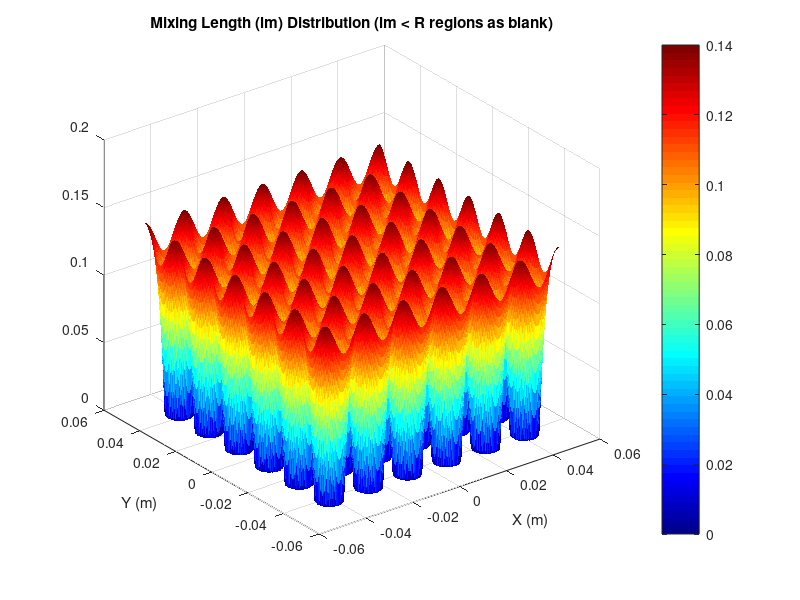

The MATLAB source for this figure: (Note: this script raises an error after producing the figure.)
clc; clear; close all;

% ================== 计算混合长度 (lm) 的分布 ==================
C5 =3.81;
% Umax = 1.154*0.389; % 你可以在这里输入任何你想要的 Umax 值或分布
Umax = 1.2412*0.389; % 你可以在这里输入任何你想要的 Umax 值或分布
% Set parameters
C1 = 0.14;  
C2 = 0.08; 
C3 = 0.06;
C4 = 26;
D = 0.01;  % Rod diameter (m)
P = 0.0167;% Rod bundle pitch (m)
R = D / 2; % Rod radius

Re_values= [7268.072,10884.969, 13055.358, 15961.487,20309.744];

Re_t_values = 1.35 .* 0.4 .* Re_values./log(Re_values);
decay_factor = Re_t_values(5) / C4;
channel_width = 0.1;
channel_height = 0.1;

% Set up computational grid (-3P, 3P) to ensure all rods are included
Nx = 300; 
Ny = 300;
x = linspace(-3*P, 3*P, Nx);
y = linspace(-3*P, 3*P, Ny);
[X, Y] = meshgrid(x, y);

% Calculate rod center positions, aligning the center to (0,0)
num_rows = 6; % 6x6 rod bundle
num_cols = 6;
dx = P; 
dy = P;

x_centers = ((1:num_cols) - (num_cols + 1) / 2) * dx;
y_centers = ((1:num_rows) - (num_rows + 1) / 2) * dy;
[Xc, Yc] = meshgrid(x_centers, y_centers);
rod_centers = [Xc(:), Yc(:)];

% Compute the distance to the nearest rod center
min_distances = inf(size(X));
for k = 1:size(rod_centers, 1)
    distances = sqrt((X - rod_centers(k,1)).^2 + (Y - rod_centers(k,2)).^2);
    min_distances = min(min_distances, distances);
end

% Compute the mixing length (lm), setting regions with lm < R to NaN
lm = zeros(size(X));
idx_core = (min_distances >= R);
lm(idx_core) = (C1 - C2 * (1 - (-R + min_distances(idx_core)) / (max(min_distances(:)) - R)).^2 ...
                - C3 * (1 - (-R + min_distances(idx_core)) / (max(min_distances(:)) - R)).^4) ...
                .* (1 - exp(decay_factor * ((R - min_distances(idx_core)) / (max(min_distances(:)) - R))));

            
          
            
% 可视化混合长度 lm 分布
figure;
surf(X, Y, lm,  'EdgeColor', 'none'); 
colorbar;
colormap(jet);
xlabel('X (m)');
ylabel('Y (m)');
title('Mixing Length (lm) Distribution (lm < R regions as blank)');

% ================== 训练 RBF 神经网络 ==================
% 训练 RBF 神经网络，允许 Umax 作为输入变量
if ~exist('net', 'var')
    y_values = linspace(0, 1, 1000)'; 
    
    % 动态变化的 Umax (在训练阶段增加 Umax 变化的多样性)
    Umax_values = 0.3 + 2.5 * rand(length(y_values), 1); 
    
    % 计算混合长度 (lm) 与 u 的关系
    lm_function = @(y) 0.14 - 0.08 * (1 - y).^2 - 0.06 * (1 - y).^4;
    lm_values = lm_function(y_values);
    
    % 目标函数 u = Umax * y^(1/7)
    u_function = @(y, Umax) Umax .* y.^(1/(6.535));
    u_values = u_function(y_values, Umax_values);

    % 训练 RBF 神经网络
    input_data = [lm_values, Umax_values]';
    u_train = u_values';

    goal = 1e-6;  
    spread = 0.1; 
    net = newrb(input_data, u_train, goal, spread, 100);
end

% ================== 预测 u 分布 (使用指定的 Umax) ==================
% 这里直接指定 Umax，例如设为 1.2（你可以自行修改）


% 构建预测输入
lm_values = lm(:);
Umax_values = Umax * ones(size(lm_values)); % 使用指定的 Umax

% 预测输入与预测
prediction_input = [lm_values, Umax_values]';
u_pred = net(prediction_input);
u_pred = reshape(u_pred, size(lm));



% Define known y positions (in meters) and corresponding coefficients
y_known = [0.0, 8.3, 16.7, 25.0, 33.3, 41.7, 48.3] * 1e-3;

% Coefficients for v(x) = a0 + a1 * cos(f1 * x) + ... 
coefficients = [
    0.5184, 0.0174, 0.0071, 0.0004, -0.0082, -0.0008, 0.0025;
    0.4998, 0.0243, 0.0044, 0.0107,  0.0002,  0.0022, -0.0010;
    0.4966, 0.0120, -0.0015, 0.0108, 0.0012, -0.0009,  0.0090;
    0.4965, -0.0001, -0.0019, 0.0050, -0.0016, 0.0010, -0.0007;
    0.4998, 0.0083, -0.0064, 0.0025, 0.0018,  0.0024,  0.0066;
    0.4766, 0.0123,  0.0027, 0.0137, -0.0011, 0.0025, -0.0014;
    0.4769, 0.0121, -0.0144, 0.0077,  0.0020,  0.0042,  0.0121;
];




% Cosine frequencies
cos_frequencies = [0.0650, 0.1300, 0.1950, 0.2600, 0.3250, 0.3900];

% Initialize v_decay_matrix
v_decay_matrix = zeros(size(X));

% 双向插值，保证 X 和 Y 方向都平滑衰减
for j = 1:Nx
    for i = 1:Ny
        y_pos = abs(Y(i, j));
        x_pos = abs(X(i, j));
        
        % 分别对 X 和 Y 方向进行插值，保证双向对称性
        interpolated_coeffs_x = arrayfun(@(k) interp1(y_known, coefficients(:, k), x_pos, 'spline'), 1:size(coefficients, 2));
        interpolated_coeffs_y = arrayfun(@(k) interp1(y_known, coefficients(:, k), y_pos, 'spline'), 1:size(coefficients, 2));
        
        v_decay_x = interpolated_coeffs_x(1);
        v_decay_y = interpolated_coeffs_y(1);
        
        for k = 1:length(cos_frequencies)
            v_decay_x = v_decay_x + interpolated_coeffs_x(k+1) * cos(cos_frequencies(k) * x_pos);
            v_decay_y = v_decay_y + interpolated_coeffs_y(k+1) * cos(cos_frequencies(k) * y_pos);
        end
        
        % 乘积模式保证双向相同的衰减规律
        v_decay_matrix(i, j) = v_decay_x * v_decay_y;
    end
end

% Normalize v_decay and apply it to lm
% v_decay = (v_decay - min(v_decay(:))) / (max(v_decay(:)) - min(v_decay(:)));
% scale_min = 0.97;
% scale_max = 1.0;
% v_decay = scale_min + (scale_max - scale_min) * ...
%     ( v_decay_matrix - min( v_decay_matrix(:))) / (max( v_decay_matrix(:)) - min( v_decay_matrix(:)));
% 
u_pred = C5*(u_pred .* v_decay_matrix);
% u_pred = u_pred .* v_decay;

% 在 X 和 Y 方向的 -50 到 -48.335 以及 48.335 到 50 的区域中平滑过渡到0
transition_start = 48.335e-3;
transition_end = max(X(:));

% 对 X 方向的平滑过渡处理
for j = 1:Nx
    x_pos = abs(x(j));
    if x_pos >= transition_start && x_pos <= transition_end
        % 使用线性衰减，保证50处为0，48.335处平滑
        transition_factor = (transition_end - x_pos) / (transition_end - transition_start);
        u_pred(:, j) = u_pred(:, j) * transition_factor;
    end
end

% 对 Y 方向的平滑过渡处理
for i = 1:Ny
    y_pos = abs(y(i));
    if y_pos >= transition_start && y_pos <= transition_end
        % 使用线性衰减，保证50处为0，48.335处平滑
        transition_factor = (transition_end - y_pos) / (transition_end - transition_start);
        u_pred(i, :) = u_pred(i, :) * transition_factor;
    end
end 




% ================== 可视化预测结果 ==================
% 1. 预测 u 分布的等高线图
figure;
contourf(X, Y, u_pred, 50, 'LineColor', 'none'); 
colorbar;
colormap(jet);
xlabel('X (m)');
ylabel('Y (m)');
title(['Predicted u Distribution with Specified Umax = ', num2str(Umax)]);
axis equal;

% 2. 预测 u 的 3D 表面图
figure;
surf(X, Y, u_pred, 'EdgeColor', 'none');
colorbar;
colormap(jet);
xlabel('X (m)');
ylabel('Y (m)');
zlabel('Predicted u');
title(['3D Predicted u Distribution with Specified Umax = ', num2str(Umax)]);
view(3);
grid on;

% 3. 预测流场图 (基于 u 分布的速度场)
[U, V] = gradient(u_pred, x, y); 
figure;
quiver(X, Y, U, V, 'k'); 
hold on;
contourf(X, Y, u_pred, 50, 'LineColor', 'none'); 
colorbar;
colormap(jet);
xlabel('X (m)');
ylabel('Y (m)');
title(['Flow Field with Specified Umax = ', num2str(Umax)]);
axis equal;

 



% 计算面积加权平均流速
x_centers = (x(1:end-1) + x(2:end)) / 2;
y_centers = (y(1:end-1) + y(2:end)) / 2;
[X_centers, Y_centers] = meshgrid(x_centers, y_centers);

% 插值计算网格中心的流速 (使用 u_pred 作为速度场)
v_centers = interp2(X, Y, u_pred, X_centers, Y_centers, 'linear');
v_centers(isnan(v_centers)) = 0;

% 计算网格中心的面积
dx = x_centers(2) - x_centers(1);
dy = y_centers(2) - y_centers(1);
cell_area = dx * dy;

% 计算网格中心到最近杆中心的距离 (用于判断流体区域)
min_distances_centers = inf(size(X_centers));
for k = 1:size(rod_centers, 1)
    distances_centers = sqrt((X_centers - rod_centers(k,1)).^2 + (Y_centers - rod_centers(k,2)).^2);
    min_distances_centers = min(min_distances_centers, distances_centers);
end

% 生成流体区域掩膜 (距离大于杆半径 R 的区域为流体区域)
fluid_mask = min_distances_centers >= R;

% 计算面积加权平均流速
area_weighted_sum = sum(v_centers(fluid_mask) * cell_area);
total_area = sum(fluid_mask(:)) * cell_area;
area_average = area_weighted_sum / total_area;

% 计算最大流速 (仅在流体区域内)
max_velocity = max(v_centers(fluid_mask));

% 输出计算结果
disp(['面积加权平均流速: ', num2str(area_average)]);
disp(['最大流速: ', num2str(max_velocity)]);


% =================== 添加平滑过渡处理的代码 ===================
% 设置固体区域流场为0，并且保证平滑过渡
transition_width = 1e-3; % 过渡区域的宽度 (可根据需要调整)

% 计算到最近固体区域的距离
distance_to_solid = min_distances_centers - R;

% 生成平滑过渡系数 (0 表示在固体区域，1 表示完全在流体区域)
smooth_transition = ones(size(distance_to_solid));
smooth_transition(distance_to_solid < 0) = 0; % 完全在固体区域为0

% 在过渡区域内进行平滑过渡 (采用线性插值)
transition_idx = (distance_to_solid >= 0) & (distance_to_solid <= transition_width);
smooth_transition(transition_idx) = ...
    distance_to_solid(transition_idx) / transition_width;

% 插值 smooth_transition 到与 u_pred 相同的网格大小 (保持所有区域有值)
smooth_transition_resized = interp2(X_centers, Y_centers, smooth_transition, X, Y, 'linear', 0);

% 应用平滑过渡到预测的速度场 u_pred
u_pred = u_pred .* smooth_transition_resized;

% 对速度场 (U, V) 也应用平滑过渡
[U, V] = gradient(u_pred, x, y);
U = U .* smooth_transition_resized;
V = V .* smooth_transition_resized;


% 确保 u_pred 中固体区域为 0 而不是 NaN
u_pred(isnan(u_pred)) = 0;

% 对速度场 (U, V) 也应用相同的处理，避免在 quiver 中出现空白
U(isnan(U)) = 0;
V(isnan(V)) = 0;
% ================== 可视化更新后的流场 ==================
figure;

hold on;
surf(X, Y, u_pred,  'EdgeColor', 'k'); 
colorbar;
colormap(jet);
xlabel('X (m)');
ylabel('Y (m)');
title(['Flow Field with Smooth Transition (Umax = ', num2str(Umax), ')']);
view(3)

% 找到 u_pred 中的最大值及其坐标
[max_value, max_index] = max(u_pred(:));
[max_i, max_j] = ind2sub(size(u_pred), max_index);
max_x = X(max_i, max_j);
max_y = Y(max_i, max_j);

% 在图中标出最大值的位置，并显示数值
plot3(max_x, max_y,max_value, 'k*', 'MarkerSize', 10, 'LineWidth', 2); % 红色星形标记最大值
text(max_x, max_y,max_value+0.1, sprintf('Max: %.2f', max_value), 'Color', 'w', ...
    'FontSize', 10, 'FontWeight', 'bold', ...
    'HorizontalAlignment', 'left', 'VerticalAlignment', 'top');
hold off;




figure;
contourf(X, Y, u_pred, 50, 'LineColor', 'none'); 
ZZ=u_pred(:);
colorbar;
colormap(jet);
xlabel('X (m)');
ylabel('Y (m)');
title(['Predicted u Distribution with Specified Umax = ', num2str(Umax)]);
axis equal;
